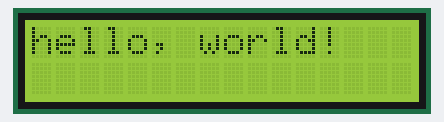
The sketch below on a simulated Arduino Uno, built with avr-gcc and run on an emulated ATmega328P. On the bench: 16×2 character LCD. What the sketch prints to the serial monitor is not drawn.

Above: at 0.1 s.
At 4.6 s:
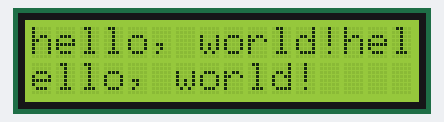
At 9.1 s:
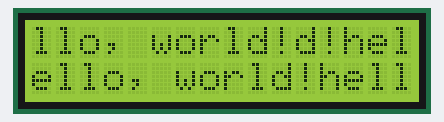
At 18.1 s:
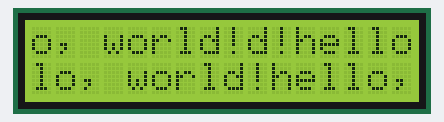
At 27.1 s:
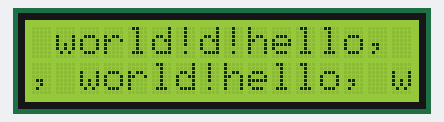
At 37.7 s:
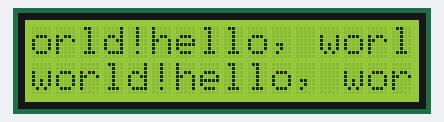

Measured:
- what the display in image 1 shows lasts 1.5 s, from 4.6 s to 6.1 s

The sketch:

test_basico_2019_temp_v3_1.ino
```cpp
#include <LiquidCrystal.h>


LiquidCrystal lcd(13, 12, 11, 10, 9, 8);

void setup() {
Serial.begin(9600);  // put your setup code here, to run once:
lcd.begin(16, 2);
  // Print a message to the LCD.
  lcd.print("hello, world!");

}

void loop() {
  Serial.println("HOLA");
  delay(1500);
   lcd.print("hello, world!");
}
```
